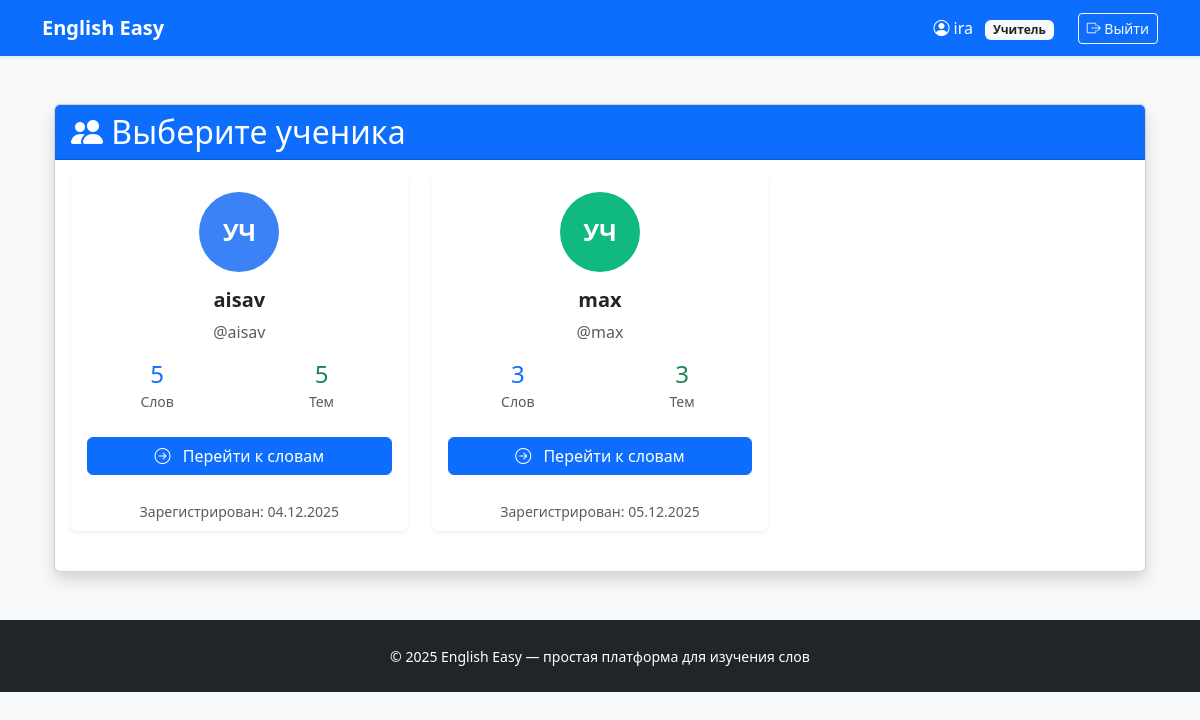
/vocabulary/select_student/ (signed in), run on the app's committed database.
### users/models.py (models this page shows, shortened)
class User(AbstractUser):
    ROLE_CHOICES = (
        ('teacher', 'Учитель'),
        ('student', 'Ученик'),
    )
    role = models.CharField(max_length=10, choices=ROLE_CHOICES, default='student')
    def is_teacher(self):
        return self.role == 'teacher'
    def is_student(self):
        return self.role == 'student'

### vocabulary/views.py (the view)
# urls.py: path('select_student/', views.select_student, name='select_student'),
@login_required
def select_student(request):
    if not request.user.is_teacher():
        return redirect('dashboard:home')
    students = User.objects.filter(role='student')
    return render(request, 'vocabulary/select_student.html', {
        'students': students
    })

### vocabulary/templates/vocabulary/select_student.html (shortened to what this page needs)
{% extends 'base.html' %}
{% block content %}
<div class="container mt-5">
    <div class="card shadow">
        <div class="card-header bg-primary text-white">
            <h2 class="mb-0">
                <i class="bi bi-people-fill"></i>
                Выберите ученика
            </h2>
        </div>
        <div class="card-body">
            <div class="row">
                {% for student in students %}
                    <div class="col-md-6 col-lg-4 mb-4">
                        <div class="card h-100 border-0 shadow-sm hover-shadow">
                            <div class="card-body text-center">
                                <div class="mb-3">
                                    <div class="avatar-circle mb-3" style="background-color: {% cycle '#3B82F6' '#10B981' '#F59E0B' '#EF4444' '#8B5CF6' %}">
                                        <span class="avatar-text">{{ student.first_name|first|default:"У" }}{{ student.last_name|first|default:"Ч" }}</span>
                                    </div>
                                    <h5 class="card-title">{{ student.get_full_name|default:student.username }}</h5>
                                    <p class="text-muted mb-2">@{{ student.username }}</p>
                                </div>
                                <div class="mb-4">
                                    <div class="row">
                                        <div class="col-6">
                                            <div class="text-center">
                                                <div class="h4 mb-0 text-primary">{{ student.assigned_words.count }}</div>
                                                <small class="text-muted">Слов</small>
                                            </div>
                                        </div>
                                        <div class="col-6">
                                            <div class="text-center">
                                                <div class="h4 mb-0 text-success">{{ student.assigned_words.distinct.count }}</div>
                                                <small class="text-muted">Тем</small>
                                            </div>
                                        </div>
                                    </div>
                                </div>
                                <a href="{% url 'vocabulary:teacher_panel' student.id %}"
                                   class="btn btn-primary w-100">
                                    <i class="bi bi-arrow-right-circle me-2"></i>
                                    Перейти к словам
                                </a>
                            </div>
                            <div class="card-footer bg-transparent border-top-0 text-center">
                                <small class="text-muted">
                                    Зарегистрирован: {{ student.date_joined|date:"d.m.Y" }}
                                </small>
                            </div>
                        </div>
                    </div>
                {% endfor %}
            </div>
        </div>
    </div>
</div>
{% endblock %}

### templates/base.html (shortened to what this page needs)
<!DOCTYPE html>
<html lang="ru">
<head>
    <link href="https://cdn.jsdelivr.net/npm/bootstrap@5.3.3/dist/css/bootstrap.min.css" rel="stylesheet">
    <link href="https://cdn.jsdelivr.net/npm/bootstrap-icons@1.11.0/font/bootstrap-icons.css" rel="stylesheet">
</head>
<body>
    <nav class="navbar navbar-expand-lg navbar-dark bg-primary shadow-sm">
        <div class="container">
            <a class="navbar-brand" href="{% url 'dashboard:home' %}">English Easy</a>
            <div class="navbar-nav ms-auto align-items-center">
                {% if user.is_authenticated %}
                    <span class="text-white me-4">
                        <i class="bi bi-person-circle"></i>
                        {{ user.get_full_name|default:user.username }}
                        {% if user.is_teacher %}<small class="badge bg-light text-dark ms-2">Учитель</small>{% endif %}
                    </span>
                    <form method="post" action="{% url 'users:logout' %}" class="d-inline">
                        <button type="submit" class="btn btn-outline-light btn-sm">
                            <i class="bi bi-box-arrow-right"></i> Выйти
                        </button>
                    </form>
                {% else %}
                    <a class="btn btn-outline-light btn-sm" href="{% url 'users:login' %}">
                        <i class="bi bi-box-arrow-in-right"></i> Войти
                    </a>
                {% endif %}
            </div>
        </div>
    </nav>
    <main class="container mt-4 mb-5">
        {% block content %}
        {% endblock %}
    </main>
    <footer class="bg-dark text-white py-4 mt-auto">
        <div class="container text-center">
            <small>© 2025 English Easy — простая платформа для изучения слов</small>
        </div>
    </footer>
</body>
</html>

### templates/base.html (style rules this page uses)
body { background: #f8f9fa; }
.navbar-brand { font-weight: 800; }

### vocabulary/templates/vocabulary/select_student.html (style rules this page uses)
.avatar-circle { width: 80px; height: 80px; border-radius: 50%; display: flex; align-items: center; justify-content: center; margin: 0 auto; }
.avatar-text { color: white; font-size: 1.5rem; font-weight: bold; }
.hover-shadow { transition: transform 0.2s, box-shadow 0.2s; }
.card-title { font-weight: 600; }

### data on the page
User: get_full_name "ira"
User: first_name|first "У", last_name|first "Ч", get_full_name "aisav", username "aisav", assigned_words.count "5", assigned_words.distinct.count "5", date_joined "04.12.2025"
User: first_name|first "У", last_name|first "Ч", get_full_name "max", username "max", assigned_words.count "3", assigned_words.distinct.count "3", date_joined "05.12.2025"
